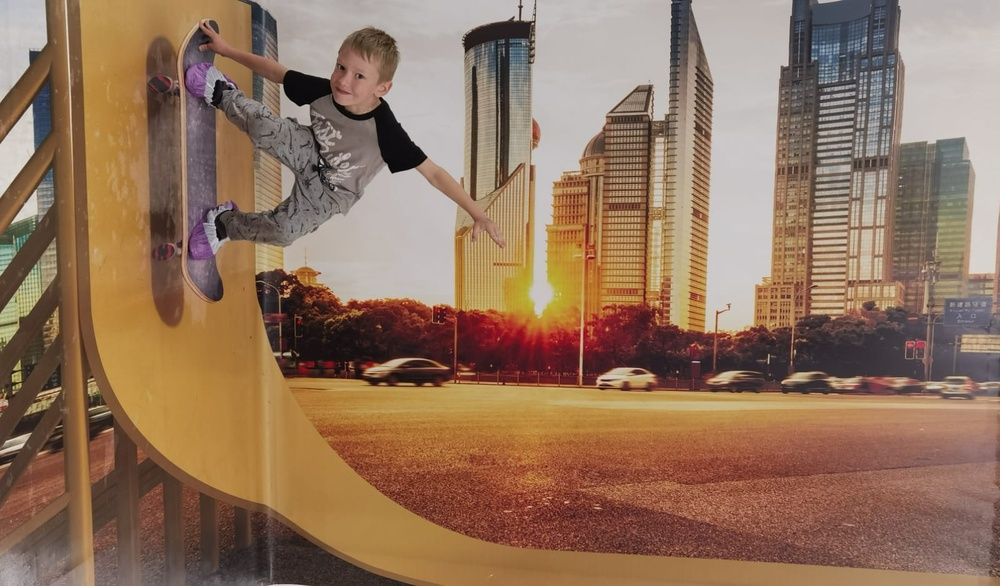
#> input picture skate.JPG, 1000 x 586 px, shrunk from 1600 x 938 before the run, found by its file name
$ jupyter execute HW-1.ipynb   (shell and % lines are left out)
#> lines starting #> are read from the running program, lines starting #| are printed output that depends on the picture; long printed decimals are rounded
# Домашнее задание №1. Обработка изображений и компьютерное зрение

[cell 1]
#загрузка необходимых библиотек и модулей
import matplotlib.pyplot as plt
import numpy as np
import imageio
from skimage.color import rgb2hsv, hsv2rgb
import scipy.signal

## ЗАДАНИЕ
Напишите на Python реализацию как минимум одного алгоритма на выбор: любая на выбор цветовая обработка, перевод в другое цветовое пространство или фильтрация. Изображение выберите самостоятельно.

## План решения

[0. Загрузка и просмотр данных](#section_0)

[1. Цветовая обработка изобраения](#section_1)

[2. Переход в цифровое пространство HSV](#section_2)

[3. Фильтрация изображения](#section_3)

### 0. Загрузка и просмотр данных <a id='section_0'></a>

Загрузка изображения

[cell 2]
img = imageio.imread('skate.jpg')
#> img is the input picture: shape (586, 1000, 3); mean R, G, B 146, 115.9, 93.2
#преобразование во float32
img = img.astype(np.float32) / 255
print(img.shape)
#| (586, 1000, 3)

[cell 3]
print(img[:5, :5, :])
#| [[[0.7176  0.7294  0.7569]
#|   [0.7098 0.7216 0.749 ]
#|   [0.7059  0.7176  0.7451]
#|   [0.7098 0.7216 0.749 ]
#|   [0.7137  0.7255  0.7529 ]]
#|  [[0.7216 0.7333 0.7608 ]
#|   [0.7137  0.7255  0.7529 ]
#|   [0.7098 0.7216 0.749 ]
#|   [0.7137  0.7255  0.7529 ]
#|   [0.7176  0.7294  0.7569]]
#|  [[0.7255  0.7373  0.7647 ]
#|   [0.7176  0.7294  0.7569]
#> (further printed lines are left out)

Визуализация изображения

[cell 4]
plt.figure(figsize=(8, 8))
plt.imshow(img)

### 1. Цветовая  обработка изображения <a id='section_1'></a>

Линейное уменьшение яркости

[cell 5]
plt.figure(figsize=(8, 8))
plt.imshow(img/1.7)
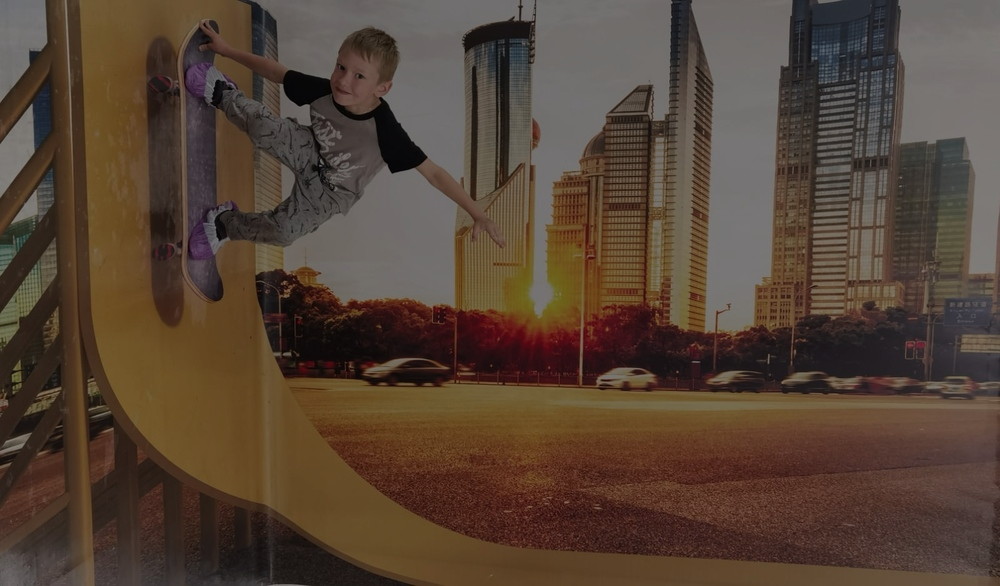
#> shown: shape (586, 1000, 3) float32; mean R, G, B 0.337, 0.267, 0.215

Нелинейное уменьшение яркости

[cell 6]
plt.figure(figsize=(8, 8))
plt.imshow(img**1.7)
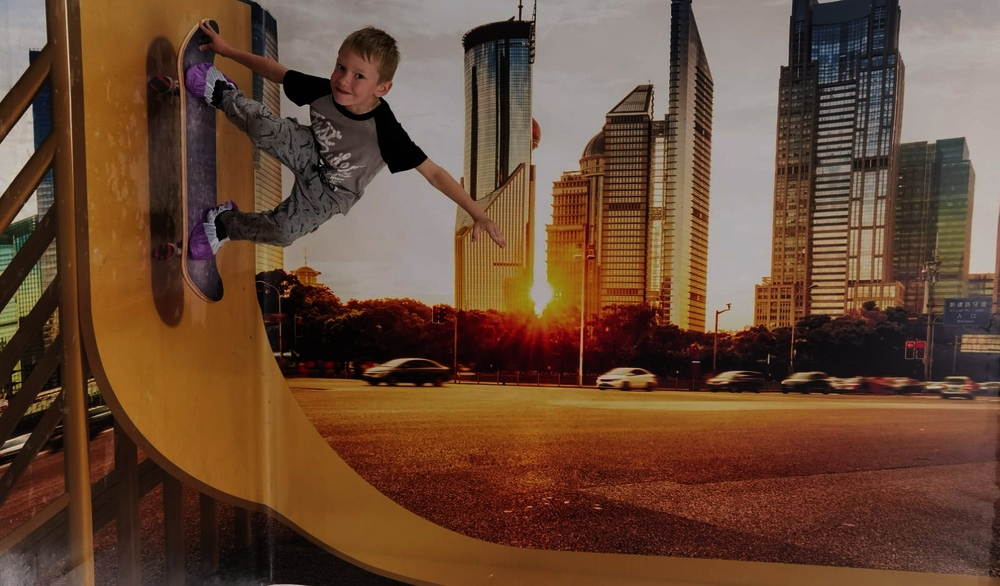
#> shown: shape (586, 1000, 3) float32; mean R, G, B 0.412, 0.291, 0.213

Получение черно-белого изображения

[cell 7]
plt.figure(figsize=(8, 8))
plt.imshow(np.mean(img, axis=2), cmap='gray')
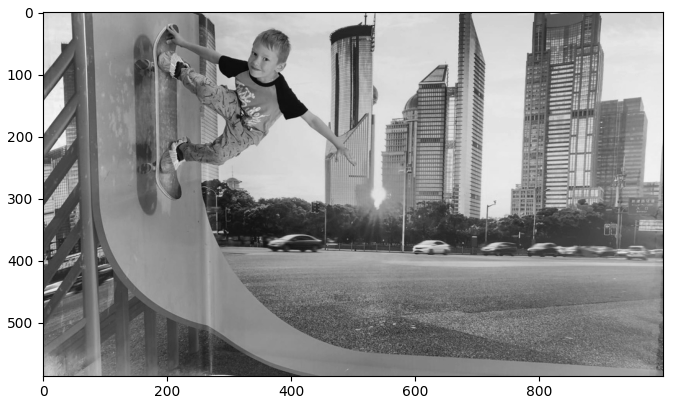
#> figure drawn by matplotlib, 1 panel

**Вывод:** лучше всего изображение выглядит после применения нелинейного уменьшения яркости.

### 2. Переход в цифровое пространство HSV  <a id='section_2'></a>

[cell 8]
#переводим изображение в пространство HSV
img_hsv = rgb2hsv(img)
#> img_hsv: shape (586, 1000, 3) float32; mean of channels 0, 1, 2 0.168, 0.377, 0.574
print(img[:5, :5, :])
#| [[[0.7176  0.7294  0.7569]
#|   [0.7098 0.7216 0.749 ]
#|   [0.7059  0.7176  0.7451]
#|   [0.7098 0.7216 0.749 ]
#|   [0.7137  0.7255  0.7529 ]]
#|  [[0.7216 0.7333 0.7608 ]
#|   [0.7137  0.7255  0.7529 ]
#|   [0.7098 0.7216 0.749 ]
#|   [0.7137  0.7255  0.7529 ]
#|   [0.7176  0.7294  0.7569]]
#|  [[0.7255  0.7373  0.7647 ]
#|   [0.7176  0.7294  0.7569]
#> (further printed lines are left out)

Изменение тона

[cell 9]
img_hsv_new = np.copy(img_hsv)
img_hsv_new[:, :, 0] /= 3
#> img_hsv_new: shape (586, 1000, 3) float32; mean of channels 0, 1, 2 0.0561, 0.377, 0.574
img_new = hsv2rgb(img_hsv_new)
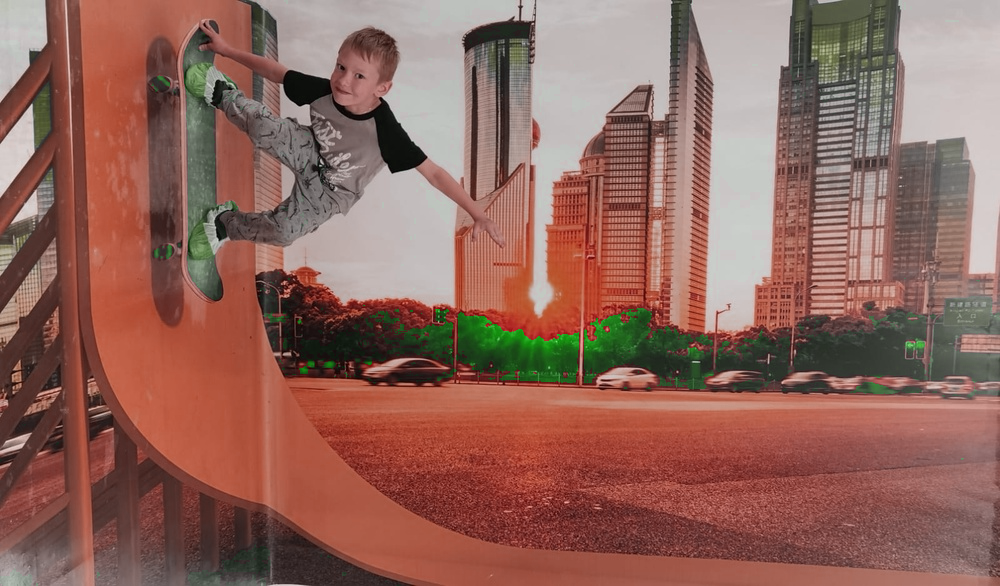
#> img_new: shape (586, 1000, 3) float32; mean R, G, B 0.566, 0.403, 0.362

plt.figure(figsize=(8, 8))
plt.imshow(img_new)

Изменение (линейное) насыщенности

[cell 10]
img_hsv_new = np.copy(img_hsv)
img_hsv_new[:, :, 1] /= 1.5
#> img_hsv_new: shape (586, 1000, 3) float32; mean of channels 0, 1, 2 0.168, 0.252, 0.574
img_new = hsv2rgb(img_hsv_new)
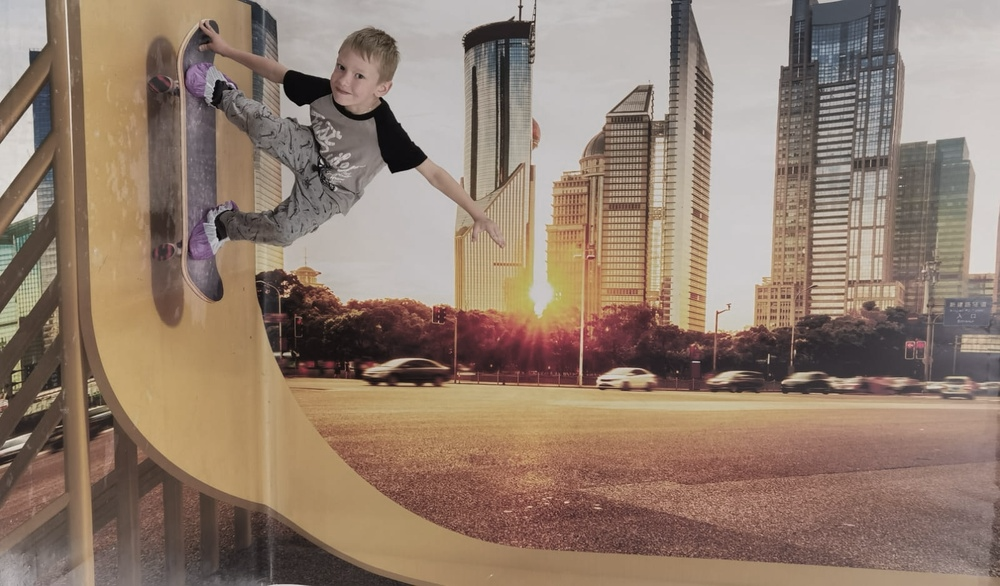
#> img_new: shape (586, 1000, 3) float32; mean R, G, B 0.573, 0.494, 0.435

plt.figure(figsize=(8, 8))
plt.imshow(img_new)

Изменение (линейное) яркости

[cell 11]
img_hsv_new = np.copy(img_hsv)
img_hsv_new[:, :, 2] /= 1.5
#> img_hsv_new: shape (586, 1000, 3) float32; mean of channels 0, 1, 2 0.168, 0.377, 0.383
img_new = hsv2rgb(img_hsv_new)

plt.figure(figsize=(8, 8))
plt.imshow(img_new)

**Вывод:** преобразования тона и насыщенности дают интересные результаты.

### 3. Фильтрация изображения <a id='section_3'></a>

Создание ядра свертки

[cell 12]
#размытие
win_size = (10, 10)

sigma = 3

w = np.zeros(win_size, dtype=np.float32)

for i in range(w.shape[0]):
    for j in range(w.shape[1]):
        w[i,j] = np.exp(-(i-w.shape[0]//2)**2 / sigma**2 / 2
                            -(j-w.shape[1]//2)**2 / sigma**2 / 2)
w = w / np.sum(w)

[cell 13]
print(w)
plt.imshow(w, cmap='gray')
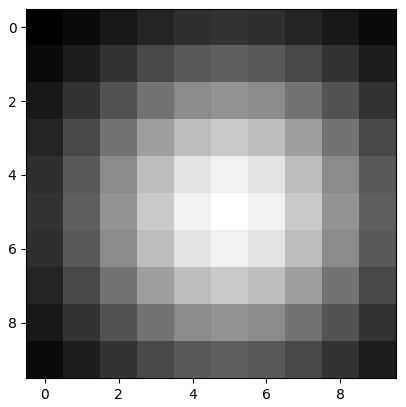
#> figure drawn by matplotlib, 1 panel

Свертка изображения

[cell 14]
out_img = []

for c in range(3):
    out_img.append(scipy.signal.correlate2d(img[:,:,c], w, mode='valid'))
#> after the loop, out_img = 3 items
out_img = np.stack(out_img, axis=2)
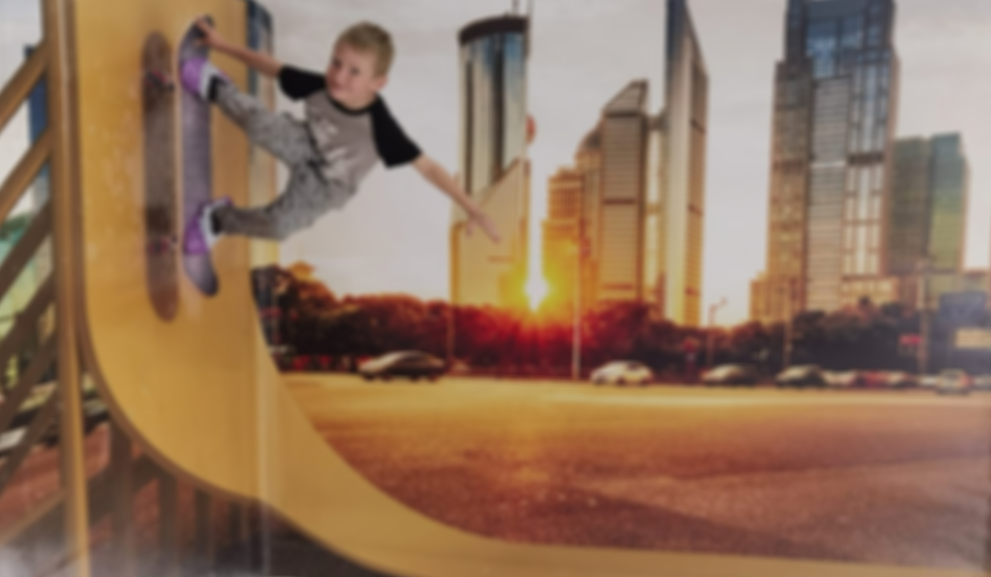
#> out_img: shape (577, 991, 3) float32; mean of channels 0, 1, 2 0.572, 0.453, 0.363; drawn as R, G, B

plt.figure(figsize=(8, 8))
plt.imshow(out_img)

$ run again, with cake.jpg copied over skate.JPG
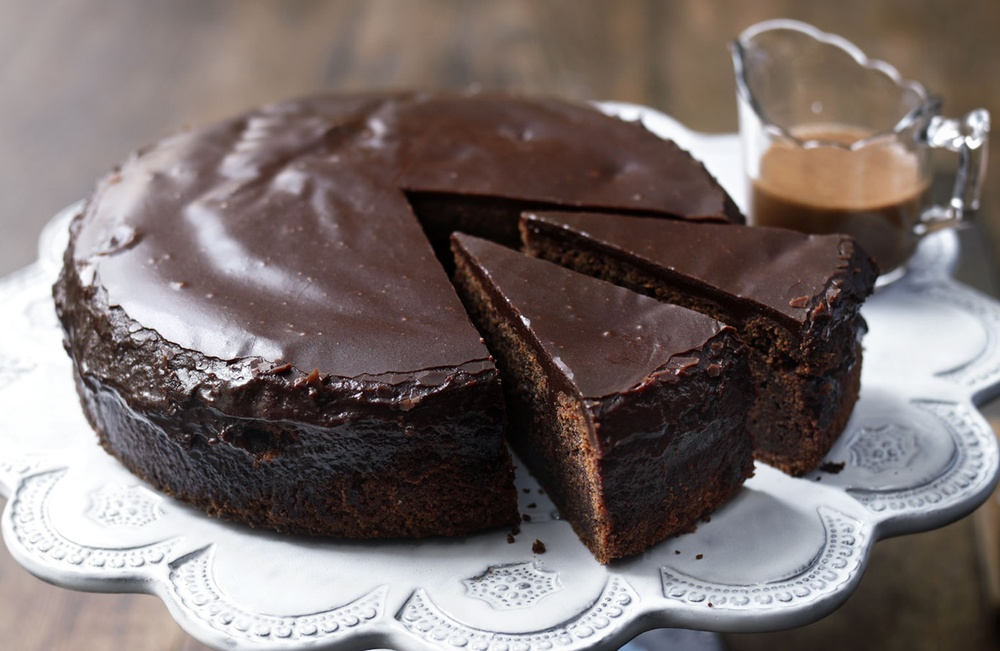
#> input picture cake.jpg, 1000 x 651 px, shrunk from 1574 x 1024 before the run, found by its file name
#> img is the input picture: shape (651, 1000, 3); mean R, G, B 121.3, 110.4, 108.6
#| (651, 1000, 3)
#| [[[0.6941 0.6549   0.651 ]
#|   [0.6902  0.651  0.6471]
#|   [0.6902  0.651  0.6471]
#|   [0.6902  0.651  0.6471]
#|   [0.6902  0.651  0.6471]]
#|  [[0.6941 0.6549   0.651 ]
#> (further printed lines are left out)
#> `[cell 7] plt.figure(figsize=(8, 8)) plt.imshow(np.mean(img, axis=2), c..`:
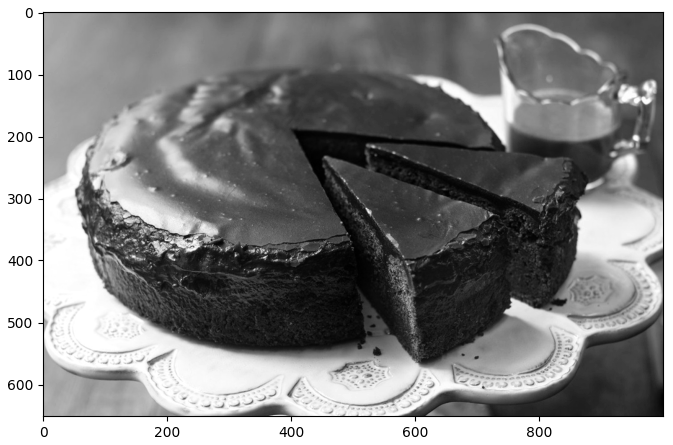
#> figure drawn by matplotlib, 1 panel
#> img_hsv: shape (651, 1000, 3) float32; mean of channels 0, 1, 2 0.372, 0.223, 0.486
#| [[[0.6941 0.6549   0.651 ]
#|   [0.6902  0.651  0.6471]
#|   [0.6902  0.651  0.6471]
#|   [0.6902  0.651  0.6471]
#|   [0.6902  0.651  0.6471]]
#|  [[0.6941 0.6549   0.651 ]
#> (further printed lines are left out)
#> after the loop `for c in range(3):`: out_img = 3 items
#> `out_img = np.stack(out_img, axis=2)`:
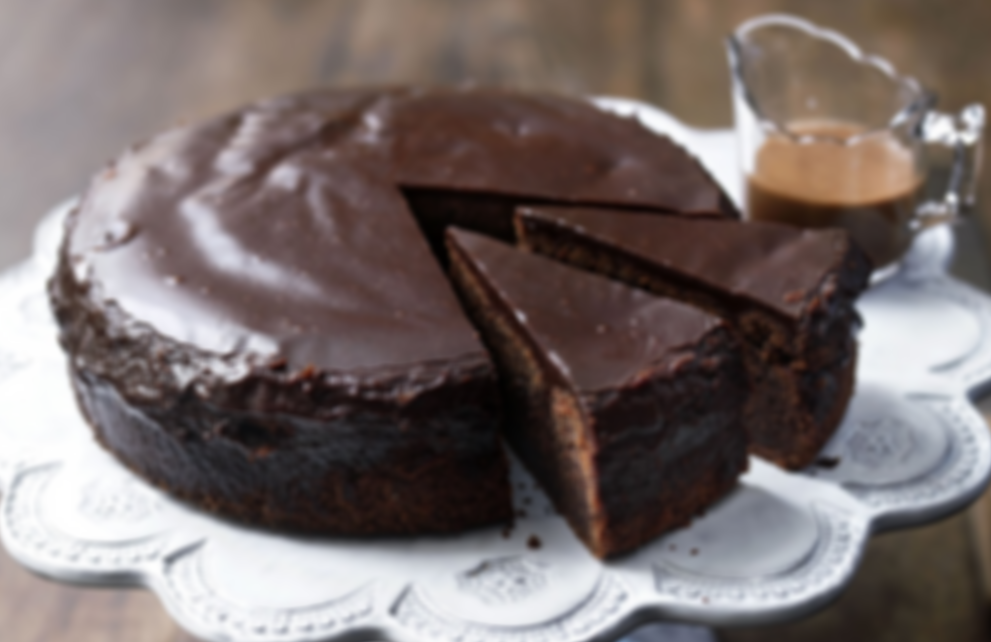
#> out_img: shape (642, 991, 3) float32; mean of channels 0, 1, 2 0.474, 0.431, 0.424; drawn as R, G, B

$ run again, with pizza.jpg copied over skate.JPG
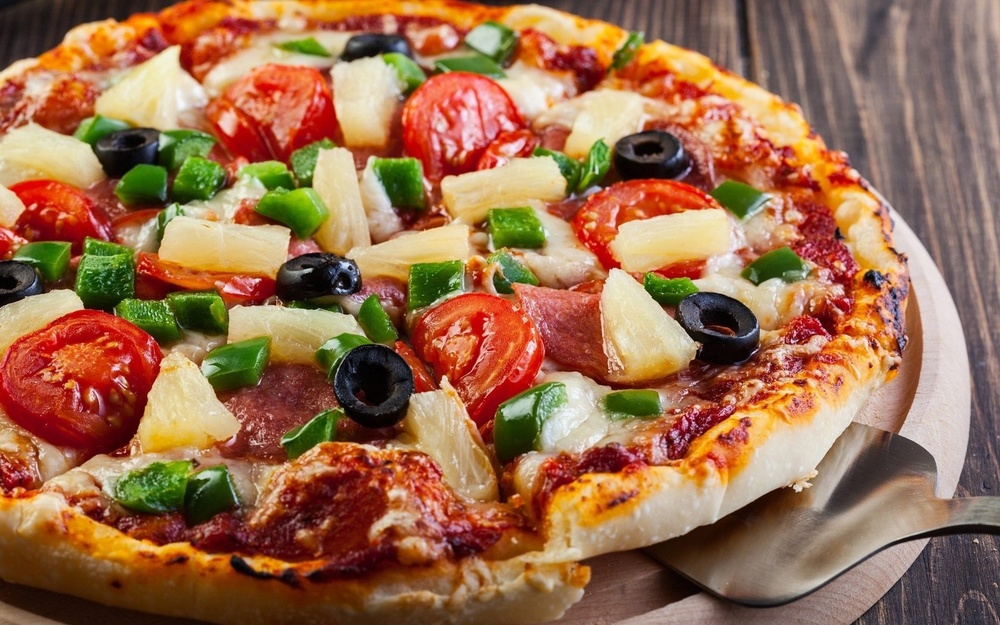
#> input picture pizza.jpg, 1000 x 625 px, shrunk from 1680 x 1050 before the run, found by its file name
#> img is the input picture: shape (625, 1000, 3); mean R, G, B 155.6, 110.3, 78.6
#| (625, 1000, 3)
#| [[[0.07059 0.08235 0.102]
#|   [0.06275  0.07451 0.09412]
#|   [0.06667 0.07059 0.0902]
#|   [0.06667 0.07059 0.0902]
#|   [0.06667 0.07059 0.0902]]
#|  [[0.06275  0.07451 0.09412]
#> (further printed lines are left out)
#> img_hsv: shape (625, 1000, 3) float32; mean of channels 0, 1, 2 0.19, 0.536, 0.621
#| [[[0.07059 0.08235 0.102]
#|   [0.06275  0.07451 0.09412]
#|   [0.06667 0.07059 0.0902]
#|   [0.06667 0.07059 0.0902]
#|   [0.06667 0.07059 0.0902]]
#|  [[0.06275  0.07451 0.09412]
#> (further printed lines are left out)
#> `img_new = hsv2rgb(img_hsv_new)`:
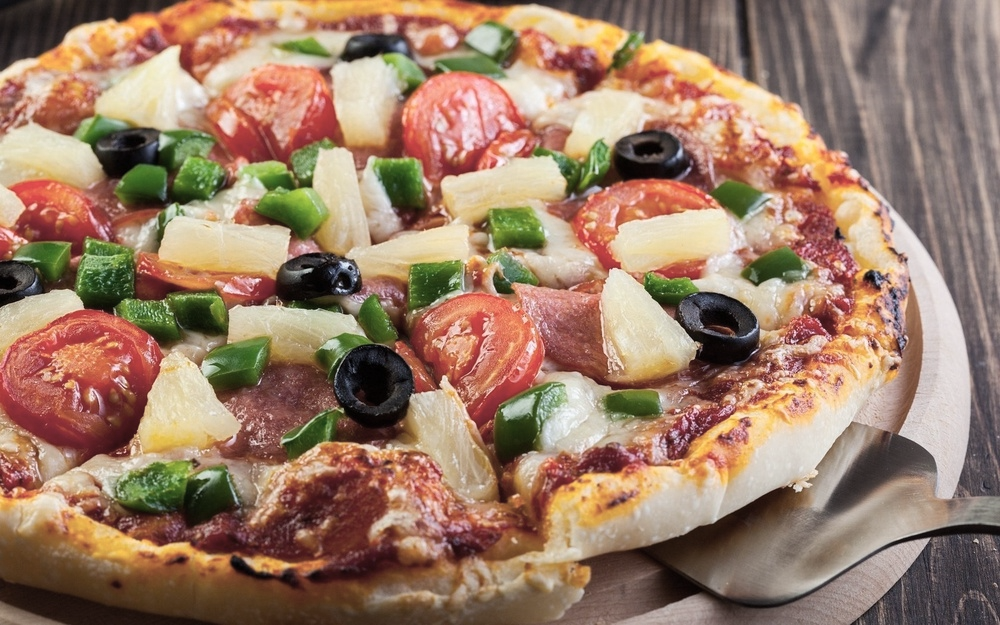
#> img_new: shape (625, 1000, 3) float32; mean R, G, B 0.614, 0.495, 0.413
#> after the loop `for c in range(3):`: out_img = 3 items
#> `out_img = np.stack(out_img, axis=2)`:
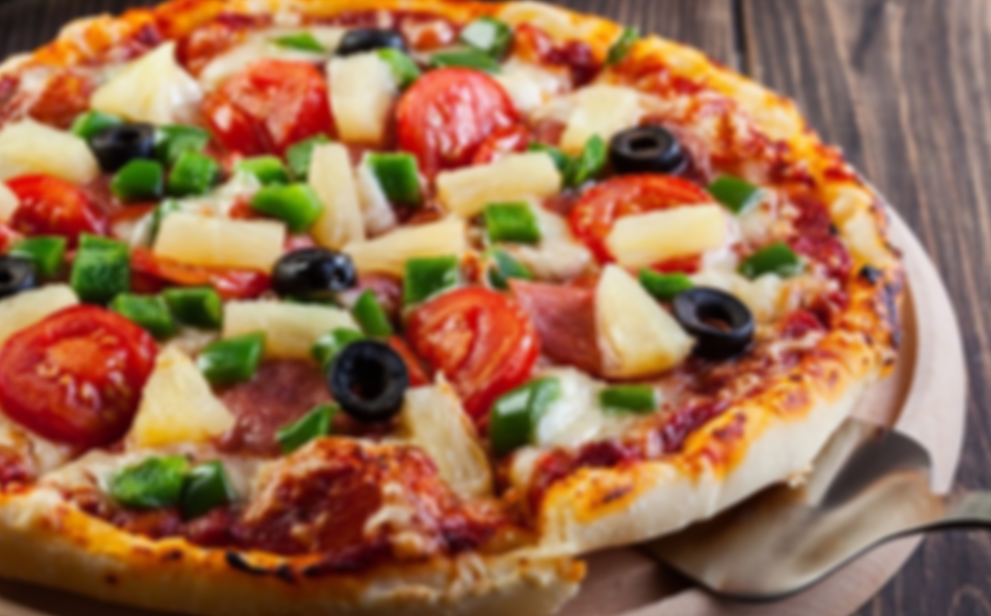
#> out_img: shape (616, 991, 3) float32; mean of channels 0, 1, 2 0.613, 0.435, 0.309; drawn as R, G, B

$ run again, with spagetti.jpeg copied over skate.JPG
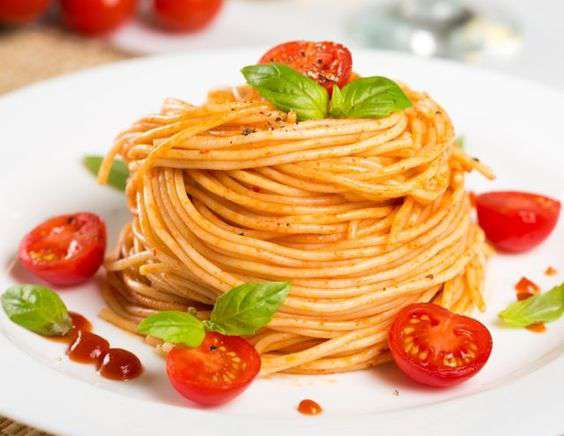
#> input picture spagetti.jpeg, 564 x 436 px, found by its file name
#> img is the input picture: shape (436, 564, 3); mean R, G, B 224.4, 175.3, 130
#| (436, 564, 3)
#| [[[0.5843 0.01569 0.        ]
#|   [0.5843 0.01569 0.        ]
#|   [0.5882  0.02353 0.        ]
#|   [0.5922  0.02745 0.        ]
#|   [0.6078 0.03137 0.003922]]
#|  [[0.5843 0.01569 0.        ]
#> (further printed lines are left out)
#> img_hsv: shape (436, 564, 3) float32; mean of channels 0, 1, 2 0.132, 0.448, 0.883
#| [[[0.5843 0.01569 0.        ]
#|   [0.5843 0.01569 0.        ]
#|   [0.5882  0.02353 0.        ]
#|   [0.5922  0.02745 0.        ]
#|   [0.6078 0.03137 0.003922]]
#|  [[0.5843 0.01569 0.        ]
#> (further printed lines are left out)
#> after the loop `for c in range(3):`: out_img = 3 items
#> `out_img = np.stack(out_img, axis=2)`:
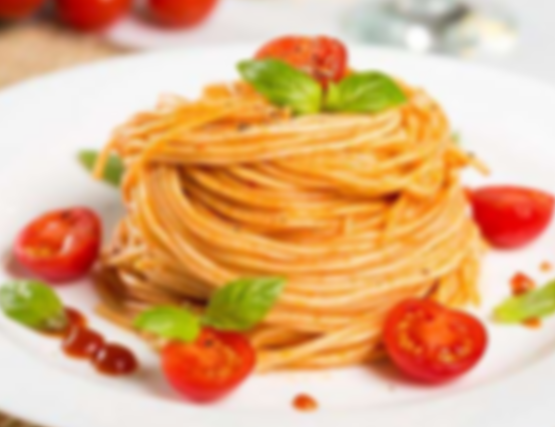
#> out_img: shape (427, 555, 3) float32; mean of channels 0, 1, 2 0.88, 0.684, 0.501; drawn as R, G, B
